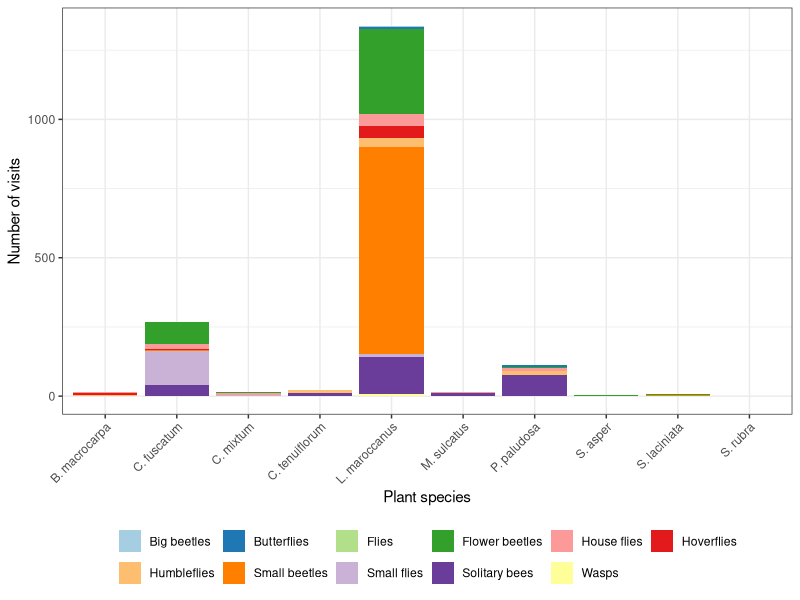
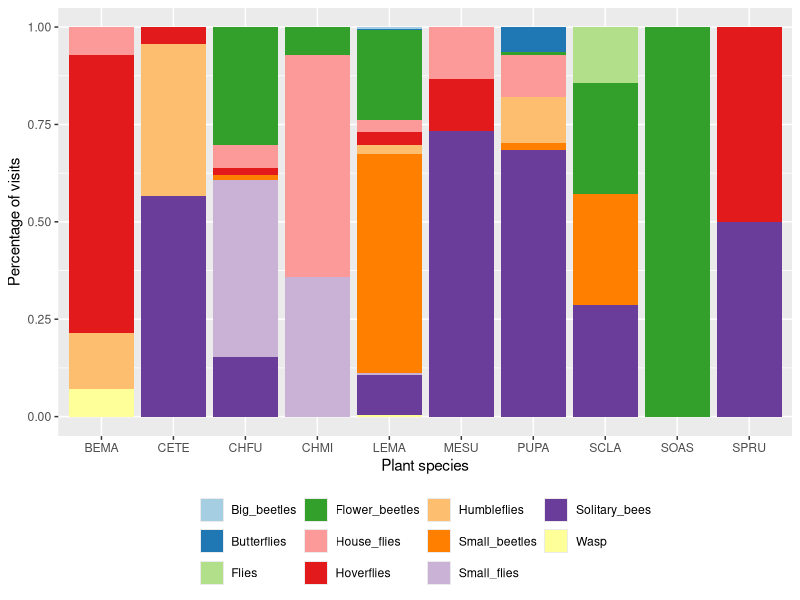
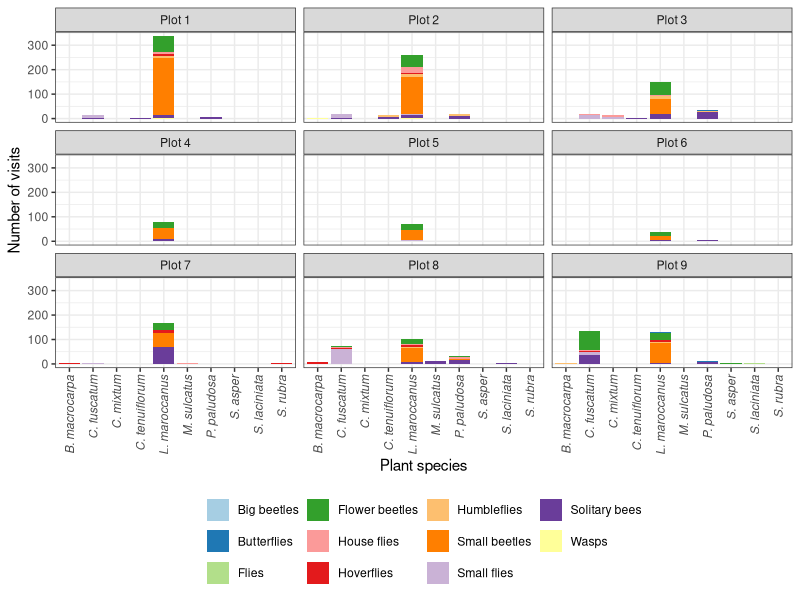
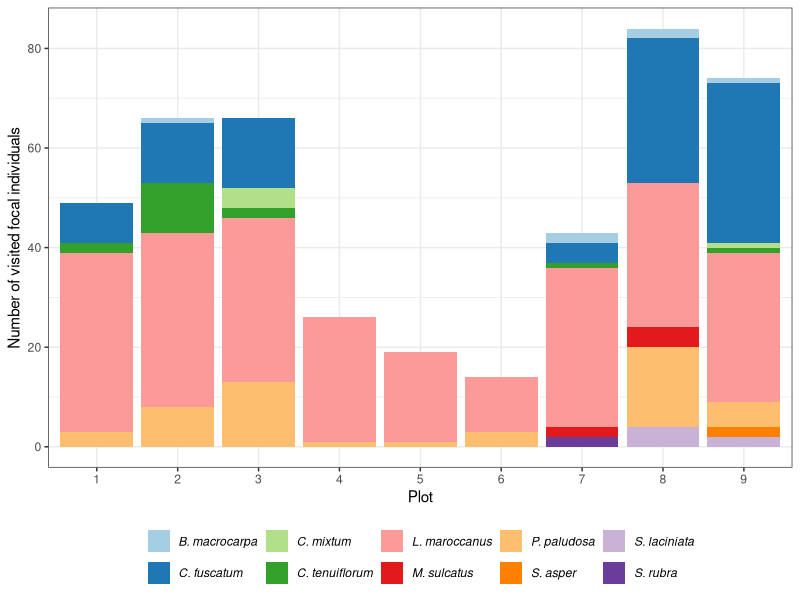

Source code (R) for these figures, in order:

library(tidyverse)


plot_labs <-c(
  "Plot 1",
  "Plot 2",
  "Plot 3",
  "Plot 4",
  "Plot 5",
  "Plot 6",
  "Plot 7",
  "Plot 8",
  "Plot 9"
)
names(plot_labs) <- c(
  '1',
  '2',
  '3',
  '4',
  '5',
  "6",
  '7',
  '8',
  "9"
)


# read data ---------------------------------------------------------------

fitness_final_aux <- read.csv(file = "Processed_data/2020_NN_NEW_data_models_phenol_overlap.csv",
                         header = TRUE,
                         stringsAsFactors = FALSE)


fitness_final_aux %>% filter(ID!="None") %>% count()
fitness_final_aux %>% filter(ID=="None") %>% count()
fitness_final_aux %>% filter(ID!="None") %>% count(wt=visits_GF)
fitness_final_aux %>% filter(Real_PR_Multi>0) %>% count()

# Add G_F

G_F_list <- read_csv2("Raw_Data/final_Pollinators_2020.csv") %>%
  filter(ID != "Tabanidae") %>%
  dplyr::select(G_F,ID_Simple) %>% unique() %>% rename(ID=ID_Simple)

# Remove points from ID names
G_F_list$ID <- sub("\\.", "", G_F_list$ID)

G_F_list <- bind_rows(G_F_list,tibble(G_F="None",ID="None"))

G_F_list <- unique(G_F_list)

G_F_list$G_F %>% unique() %>% sort()

# Sanity check
G_F_list %>% group_by(ID) %>% count() %>% filter(n>1)

fitness_orig <- fitness_final_aux %>% dplyr::left_join(G_F_list,by = "ID")

fitness_orig %>% group_by(G_F) %>% count(wt=visits_GF) %>% arrange(desc(n))
fitness_orig %>% group_by(Plant) %>% count(wt=visits_GF) %>% arrange(desc(n))
fitness_orig %>% group_by(Plot) %>% count(wt=visits_GF) %>% arrange(desc(n))

fitness_orig %>% filter(visits_GF>0) %>% ungroup() %>% select(Plot,Plant) %>% unique() %>% as_tibble() %>% 
  group_by(Plot) %>% count() %>% arrange(Plot)

#write_csv(fitness_final,"data_models_phenol_overlap_Random_GF.csv")

# Turn ID, GF and Plot into factors
fitness_orig$Plot <- as.factor(fitness_orig$Plot)
fitness_orig$ID <- as.factor(fitness_orig$ID)
fitness_orig$G_F <- as.factor(fitness_orig$G_F)


# remove fitness = 0
fitness.data <- subset(fitness_orig,Seeds_GF >= 0)
#fitness.data <- subset(fitness.data,ID!="None")

fitness.data %>% count(wt=visits_GF)

# class of every column
# fitness.data %>% map_chr(class)

fitness_LEMA <- subset(fitness.data,Plant == "LEMA")
fitness_PUPA <- subset(fitness.data,Plant == "PUPA")
fitness_CHFU <- subset(fitness.data,Plant == "CHFU")

#################################
# POLLINATORS
##################################
fitness_orig_pol <- fitness_orig %>% filter(ID!="None") %>% group_by(G_F) %>% count(wt=visits_GF) 
fitness_orig_pol %>% mutate(perc=100*n/sum(fitness_orig_pol$n)) %>% 
  arrange(desc(perc))

fitness_orig_plant <- fitness_orig %>% filter(ID!="None") %>% group_by(Plant) %>% count(wt=visits_GF) 
fitness_orig_plant %>% mutate(perc=100*n/sum(fitness_orig_plant$n))%>% 
  arrange(desc(perc))

fitness_orig_plot <- fitness_orig %>% filter(ID!="None") %>% group_by(Plot) %>% count(wt=visits_GF) 
fitness_orig_plot %>% mutate(perc=100*n/sum(fitness_orig_plot$n)) %>% 
  arrange(desc(perc))

fitness_LEMA_pol <- fitness_LEMA %>% filter(ID!="None") %>% group_by(G_F) %>% count() 
fitness_LEMA_pol %>% mutate(perc=100*n/sum(fitness_LEMA_pol$n))%>% 
  arrange(desc(perc))

fitness_CHFU_pol <- fitness_CHFU %>% filter(ID!="None") %>% group_by(G_F) %>% count() 
fitness_CHFU_pol %>% mutate(perc=100*n/sum(fitness_CHFU_pol$n))%>% 
  arrange(desc(perc))

fitness_PUPA_pol <- fitness_PUPA%>% filter(ID!="None")  %>% group_by(G_F) %>% count() 
fitness_PUPA_pol %>% mutate(perc=100*n/sum(fitness_PUPA_pol$n))%>% 
  arrange(desc(perc))

library(viridis)
library(RColorBrewer)

# Change G_F labelling

fitness_orig_label <- fitness_orig
fitness_orig_label$G_F <- as.character(fitness_orig_label$G_F)

unique(fitness_orig_label$G_F)

fitness_orig_label$G_F[fitness_orig_label$G_F=="Flower_beetles"] <- "Flower beetles"
fitness_orig_label$G_F[fitness_orig_label$G_F=="House_flies"] <- "House flies"
fitness_orig_label$G_F[fitness_orig_label$G_F=="Small_beetles"] <- "Small beetles"
fitness_orig_label$G_F[fitness_orig_label$G_F=="Big_beetles"] <- "Big beetles"
fitness_orig_label$G_F[fitness_orig_label$G_F=="Small_flies"] <- "Small flies"
fitness_orig_label$G_F[fitness_orig_label$G_F=="Solitary_bees"] <- "Solitary bees"
fitness_orig_label$G_F[fitness_orig_label$G_F=="Wasp"] <- "Wasps"

fitness_orig_label$G_F <- as.factor(fitness_orig_label$G_F)

#A solution is to use the function colorRampPalette() which can extend any list of colors:
  
# Define the number of colors you want
nb.cols <- 11
mycolors <- colorRampPalette(brewer.pal(11, "Paired"))(nb.cols)

library("scales")


fitness_orig_label_expl <- fitness_orig_label
fitness_orig_label_expl$Plant[fitness_orig_label_expl$Plant == "BEMA"] <- "B. macrocarpa"
fitness_orig_label_expl$Plant[fitness_orig_label_expl$Plant == "CETE"] <- "C. tenuiflorum"
fitness_orig_label_expl$Plant[fitness_orig_label_expl$Plant == "CHFU"] <- "C. fuscatum"
fitness_orig_label_expl$Plant[fitness_orig_label_expl$Plant == "CHMI"] <- "C. mixtum"
fitness_orig_label_expl$Plant[fitness_orig_label_expl$Plant == "LEMA"] <- "L. maroccanus"
fitness_orig_label_expl$Plant[fitness_orig_label_expl$Plant == "MESU"] <- "M. sulcatus"
fitness_orig_label_expl$Plant[fitness_orig_label_expl$Plant == "PUPA"] <- "P. paludosa"
fitness_orig_label_expl$Plant[fitness_orig_label_expl$Plant == "SCLA"] <- "S. laciniata"
fitness_orig_label_expl$Plant[fitness_orig_label_expl$Plant == "SOAS"] <- "S. asper"
fitness_orig_label_expl$Plant[fitness_orig_label_expl$Plant == "SPRU"] <- "S. rubra"

#png("New_Figures/Ecoflor_visits.png", width=1476*3, height = 1476*2.5, res=300*2)
ggplot(fitness_orig_label_expl %>% filter(G_F!="None"), aes(fill=G_F, y=visits_GF, x=Plant)) + 
  geom_bar(position="stack", stat="identity")+ theme_bw()+
  #scale_fill_brewer(palette = 'Paired')+ 
  scale_fill_manual(values = mycolors) +
  #scale_y_continuous(trans = scales::pseudo_log_trans(base = 10,sigma = 100))+
  labs(x ="Plant species", y = "Number of visits",fill=NULL)+
  theme(legend.position="bottom",axis.text.x = element_text(angle = 45, hjust = 1))+
  guides(fill=guide_legend(nrow=2,byrow=TRUE))
#dev.off()

png("New_Figures/figA71.png", width=1476*2, height = 1476*2*800/600, res=300*2)
ggplot(fitness_orig_label_expl %>% filter(G_F!="None"), aes(fill=G_F, y=visits_GF, x=Plant)) + 
  geom_bar(position="stack", stat="identity")+ theme_bw()+
  #scale_fill_brewer(palette = 'Paired')+ 
  scale_fill_manual(values = mycolors) +
  labs(x ="Plant species", y = "Number of visits",fill=NULL)+
  facet_wrap(vars(Plot),nrow = 3,ncol = 3,labeller=labeller(Plot= plot_labs))+
  theme(legend.position="bottom")+
  theme(axis.text.x = element_text(angle = 90, hjust = 1, vjust = 0.5))+
  theme(axis.text.x = element_text(face = "italic"))
dev.off() 

# Stacked + percent

ggplot(fitness_orig %>% filter(G_F!="None"), aes(fill=G_F, y=visits_GF, x=Plant)) + 
  geom_bar(position="fill", stat="identity")+
  #scale_fill_brewer(palette = 'Paired')+ 
  scale_fill_manual(values = mycolors) +
  labs(x ="Plant species", y = "Percentage of visits",fill=NULL)+
  theme(legend.position="bottom")
 


###########################
# NUMBER OF PLANTS PER PLOT

plants_PLOT <- fitness_orig  %>% filter(visits_GF>0) %>% select(Plot,Subplot,Plant) %>% unique() %>%
  group_by(Plot,Plant) %>% count()

plants_PLOT_expl <- plants_PLOT
plants_PLOT_expl$Plant[plants_PLOT_expl$Plant == "BEMA"] <- "B. macrocarpa"
plants_PLOT_expl$Plant[plants_PLOT_expl$Plant == "CETE"] <- "C. tenuiflorum"
plants_PLOT_expl$Plant[plants_PLOT_expl$Plant == "CHFU"] <- "C. fuscatum"
plants_PLOT_expl$Plant[plants_PLOT_expl$Plant == "CHMI"] <- "C. mixtum"
plants_PLOT_expl$Plant[plants_PLOT_expl$Plant == "LEMA"] <- "L. maroccanus"
plants_PLOT_expl$Plant[plants_PLOT_expl$Plant == "MESU"] <- "M. sulcatus"
plants_PLOT_expl$Plant[plants_PLOT_expl$Plant == "PUPA"] <- "P. paludosa"
plants_PLOT_expl$Plant[plants_PLOT_expl$Plant == "SCLA"] <- "S. laciniata"
plants_PLOT_expl$Plant[plants_PLOT_expl$Plant == "SOAS"] <- "S. asper"
plants_PLOT_expl$Plant[plants_PLOT_expl$Plant == "SPRU"] <- "S. rubra"

png("New_Figures/figA72.png", width=1476*2, height = 1476*2*600/800, res=300*2)
ggplot(plants_PLOT_expl, aes(fill=Plant, y=n, x=Plot)) + 
  geom_bar(position="stack", stat="identity")+ theme_bw()+
  scale_fill_brewer(palette = 'Paired')+ 
  labs(x ="Plot", y = "Number of visited focal individuals",fill=NULL)+ theme(legend.position="bottom")+
  theme(legend.text = element_text(face = "italic"))
dev.off()
